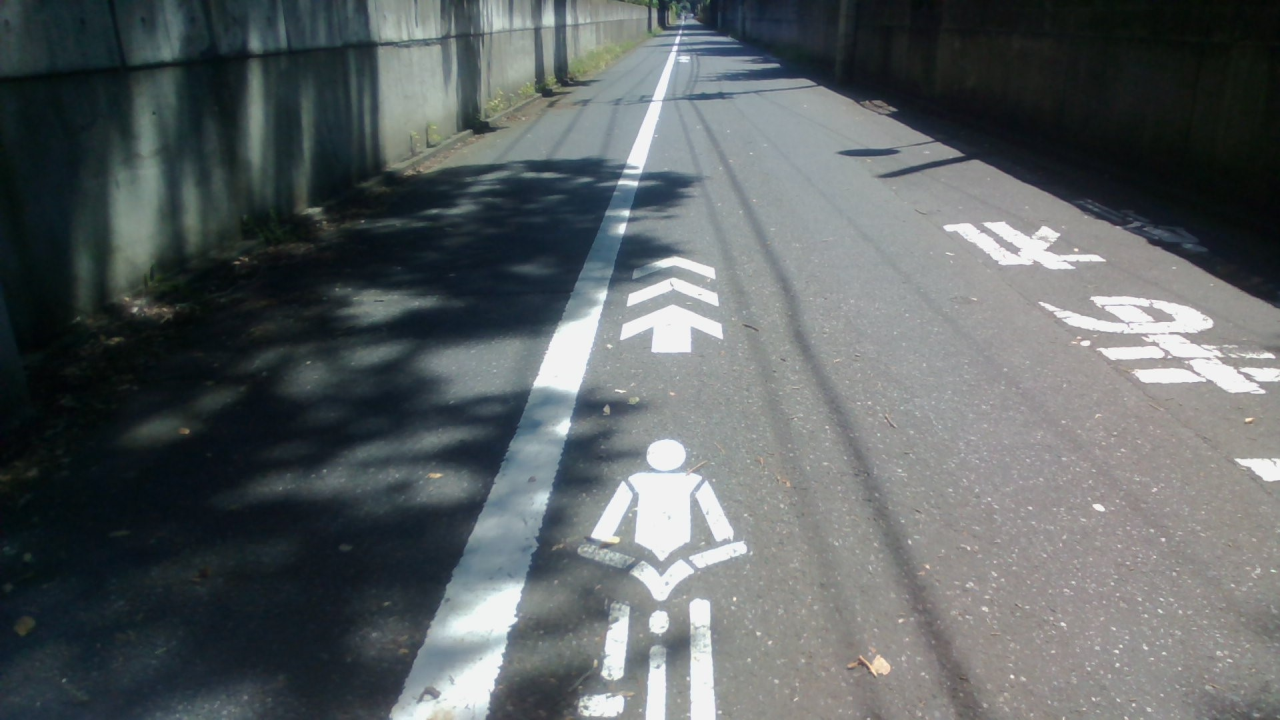
#> input picture ComputerVisionA/Images/ura.png, 1280 x 720 px, found by its file name
$ jupyter execute HoughSkeleton.ipynb
#> lines starting #> are read from the running program, lines starting #| are printed output that depends on the picture; after the words box and inside, x2 and y2 are one past the last pixel; in counts of white or black regions, pixels touching at a corner belong together
[cell 1]
"""
Skelton file for line detection with Hough transformation
"""

import cv2
import numpy as np
from matplotlib import pyplot as plt

#Google setting
from google import colab
colab.drive.mount('/content/gdrive')

#Directory setting
b_dir='gdrive/My Drive/ComputerVisionA/' # Setting working directory
t_dir=b_dir+'Images/'


#Parameter setting for Hough transformation
r_rho=1
r_theta=np.pi/180
threshold=250


#File name setting
trg='ura'
ext='.png'
name=t_dir+trg+ext

e_name=t_dir+trg+'_DetectedEdges'+ext
o_name=t_dir+trg+'_LinesByHough'+ext
#o_name=t_dir+trg+'_LinesByHough'+str(threshold)+ext


#Read the input image

# img = #***Describe by yourself****#
img = cv2.imread(name)
#> img is the input picture: shape (720, 1280, 3); mean B, G, R 99.7, 98.2, 92.3

#Convert the input image to the gray scale image

# gray = #***Describe by yourself****#
gray = cv2.cvtColor(img,cv2.COLOR_BGR2GRAY)


#Detect edge

# edges = #***Describe by yourself****#
edges = cv2.Canny(gray, 100, 150)
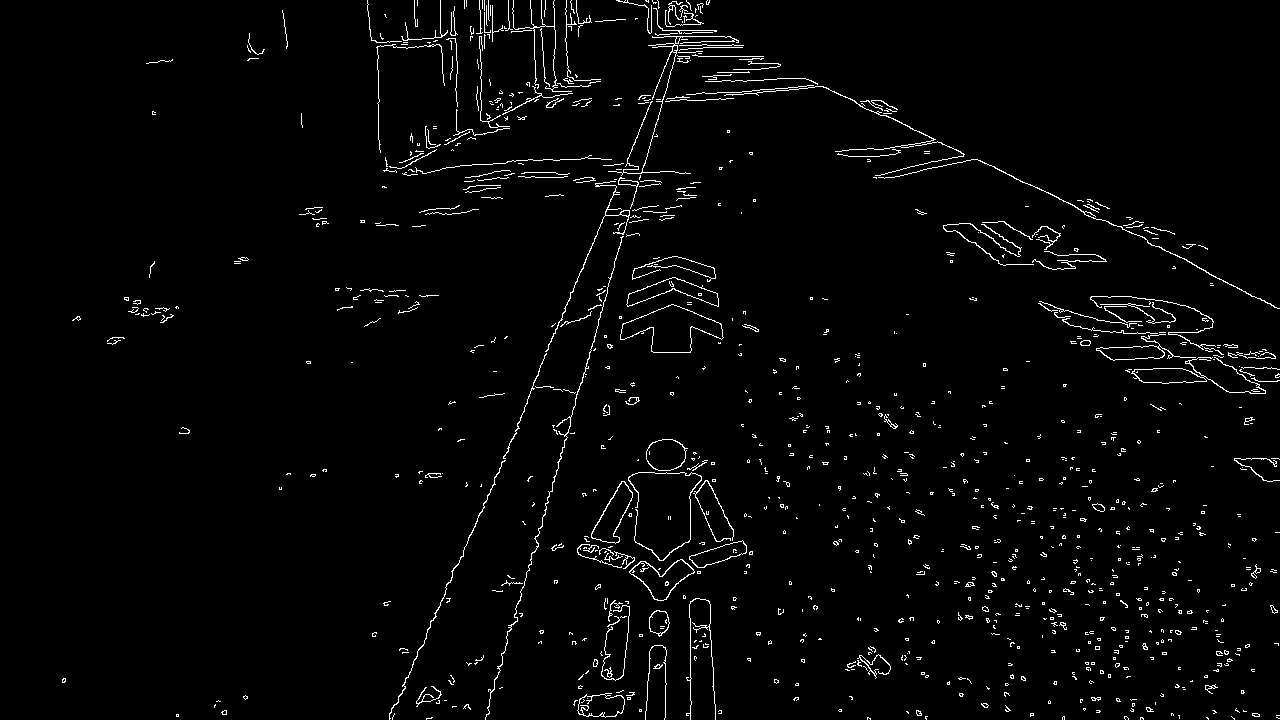
#> edges: shape (720, 1280); 2.4% white in thin lines or dots


#Hough transformation (Change the parameters set above)

lines = cv2.HoughLines(edges,r_rho,r_theta,threshold)
#> lines = [[664, 0.279], [640, 0.401]]


#Draw the detected lines

if lines is None:
    print('\n*********************')
    print('No line is detected')
    print('*********************')

else:
    for  i in range(lines.shape[0]):
        rho=lines[i,0,0]
        theta=lines[i,0,1]
        a = np.cos(theta)
        b = np.sin(theta)
        x0 = a*rho
        y0 = b*rho

        if(np.abs(b)<0.000001): # 水平線
            x1 = x0
            y1 = 0
            x2 = x0
            y2 = img.shape[0]-1
        elif(np.abs(a)<0.000001) :# 垂直線
            x1 = 0
            y1 = y0
            x2 = img.shape[1]-1
            y2 = y0
        else:
            if(x0>0 and y0>0):
                x1=0
                y1 = int(y0 + a/b*x0)
                x2 = int(x0 + b/a*y0)
                y2 = 0
            elif(x0>0 and y0<0):
                x1=img.shape[1]-1
                y1 = int(y0 + a/b*x0-a/b*x1)

                x2 = int(x0 + b/a*y0)
                y2 = 0
            elif(x0<0 and y0>0):
                x1=0
                y1 = int(y0 + a/b*x0)

                y2=img.shape[0]-1
                x2 = int(x0 + b/a*y0-b/a*y2)

        cv2.line(img,(x1,y1),(x2,y2),(0,0,255),5)
#> this loop made 2 passes
#> (rho, theta, a, b, x0, y0, y1, x2) on passes 1 to 2: (664, 0.279, 0.961, 0.276, 638.3, 183, 2408, 690), (640, 0.401, 0.921, 0.391, 589.1, 250.1, 1637, 695)
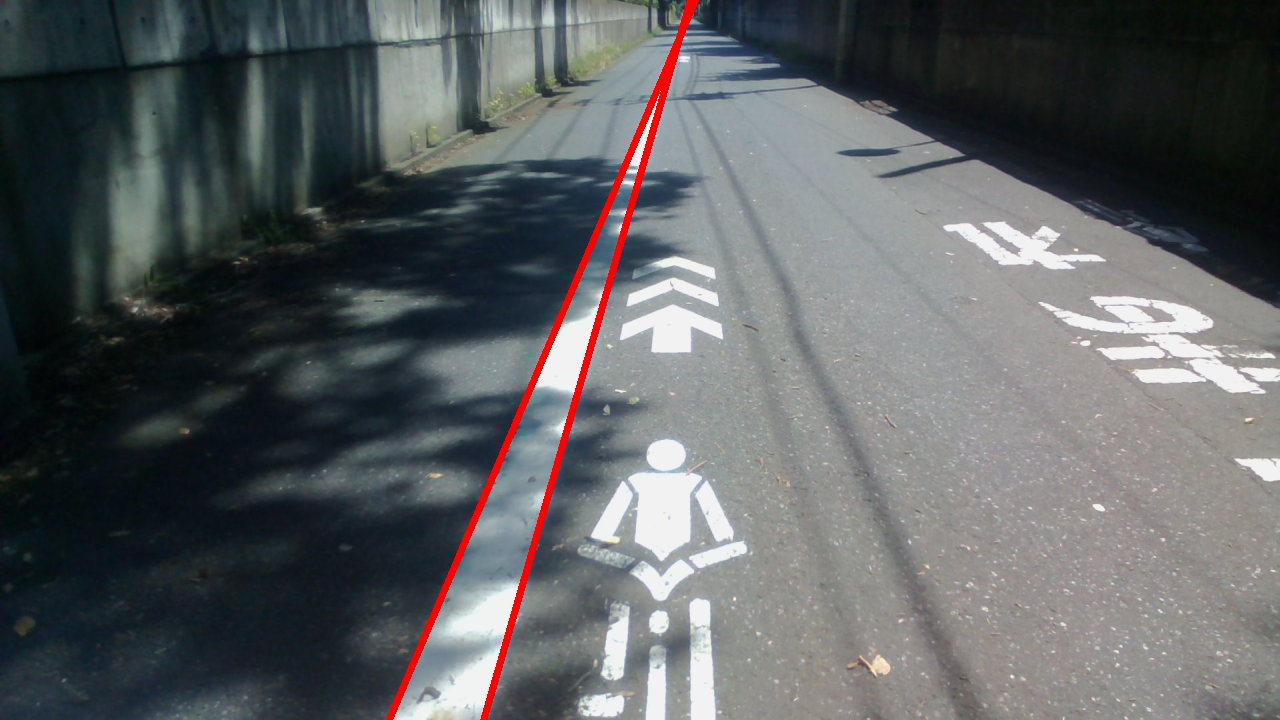
#> img: shape (720, 1280, 3); 1.11% of pixels changed, all inside (x1, y1, x2, y2) = (386, 0, 699, 720)


#Save the images with detected lines
    cv2.imwrite(e_name,edges)
    print('Result of edge detection is saved as '+e_name)
    cv2.imwrite(o_name,img)
    print('Image with detected lines is saved as '+o_name)


#Color transformation for display using matplotlib
    pimg=cv2.cvtColor(img,cv2.COLOR_BGR2RGB)
    plt.imshow(pimg)
    plt.axis('off')
